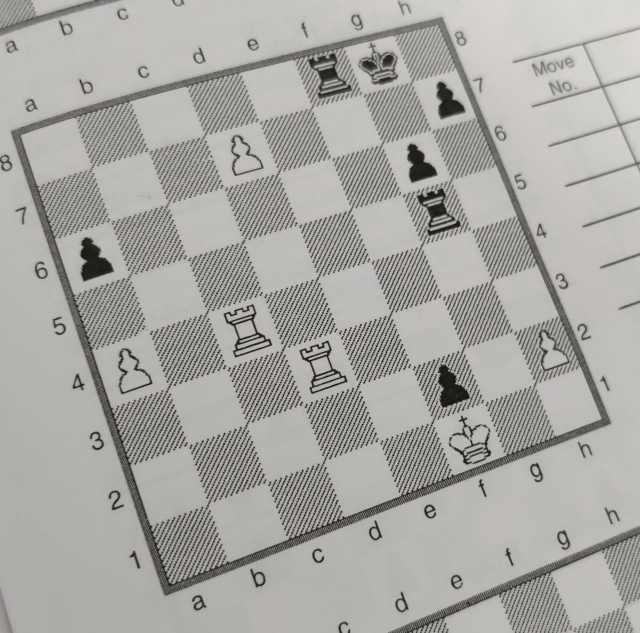
#> input picture TEST/Boards/TestBoard2.jpeg, 1280 x 1265 px, found by its file name (shown at 1/2 size)
$ jupyter execute --allow-errors ExtractChessBoard.ipynb
#> lines starting #> are read from the running program, lines starting #| are printed output that depends on the picture; after the words box and inside, x2 and y2 are one past the last pixel; in counts of white or black regions, pixels touching at a corner belong together
[cell 1]
import cv2
import matplotlib.pyplot as plt
import numpy as np

[cell 2]
def preprocess_image(img,skip_dilate=False):
    img = cv2.GaussianBlur(img.copy(), (15, 15), 0)
    img = cv2.adaptiveThreshold(img, 255, cv2.ADAPTIVE_THRESH_GAUSSIAN_C, cv2.THRESH_BINARY, 11, 2)
    img = cv2.bitwise_not(img, img)
    if not skip_dilate:
        kernel = np.array([[0., 1., 0.], [1., 1., 1.], [0., 1., 0.]],np.uint8)
        img = cv2.dilate(img, kernel, iterations=1)
    return img

[cell 3]
def show_external_contours(img):
    ext_contours, hier = cv2.findContours(img.copy(), cv2.RETR_EXTERNAL, cv2.CHAIN_APPROX_SIMPLE)
    img = cv2.cvtColor(img, cv2.COLOR_GRAY2RGB)
    # Draw all of the contours on the image in 2px red lines
    external_contours = cv2.drawContours(img.copy(), ext_contours, -1, (255, 0, 0), 2)
    plt.imshow(external_contours)
    plt.show()

[cell 4]
import operator

def find_corners_of_largest_polygon(img):
    #Finds the 4 extreme corners of the largest contour in the image.
    contours, h = cv2.findContours(img.copy(), cv2.RETR_EXTERNAL, cv2.CHAIN_APPROX_SIMPLE)  # Find external contours
    contours = sorted(contours, key=cv2.contourArea, reverse=True)  # Sort by area, descending
    polygon = contours[0]  # Largest image
    # Use of `operator.itemgetter` with `max` and `min` allows us to get the index of the point
    # Each point is an array of 1 coordinate, hence the [0] getter, then [0] or [1] used to get x and y respectively.

    # Bottom-right point has the largest (x + y) value
    # Top-left has point smallest (x + y) value
    # Bottom-left point has smallest (x - y) value
    # Top-right point has largest (x - y) value
    bottom_right, _ = max(enumerate([pt[0][0] + pt[0][1] for pt in polygon]), key=operator.itemgetter(1))
    top_left, _ = min(enumerate([pt[0][0] + pt[0][1] for pt in polygon]), key=operator.itemgetter(1))
    bottom_left, _ = min(enumerate([pt[0][0] - pt[0][1] for pt in polygon]), key=operator.itemgetter(1))
    top_right, _ = max(enumerate([pt[0][0] - pt[0][1] for pt in polygon]), key=operator.itemgetter(1))

    # Return an array of all 4 points using the indices
    # Each point is in its own array of one coordinate
    return [polygon[top_left][0], polygon[top_right][0], polygon[bottom_right][0], polygon[bottom_left][0]]

[cell 5]
def display_points(in_img, points, radius=5, colour=(0, 0, 255)):
    """Draws circular points on an image."""
    img = in_img.copy()

    # Dynamically change to a colour image if necessary
    if len(colour) == 3:
        if len(img.shape) == 2:
            img = cv2.cvtColor(img, cv2.COLOR_GRAY2BGR)
        elif img.shape[2] == 1:
            img = cv2.cvtColor(img, cv2.COLOR_GRAY2BGR)

    for point in points:
        img = cv2.circle(img, tuple(int(x) for x in point), radius, colour, -1)
    return img

[cell 6]
def plt_show(img,cmap='gray'):
    plt.imshow(img,cmap=cmap)
    plt.xticks([])
    plt.yticks([])
    plt.show()

#> (a cell that did not finish here is left out)

#> (a cell that did not finish here is left out)

#> (a cell that did not finish here is left out)

#> (a cell that did not finish here is left out)

[cell 11]
def distance_between(p1, p2):
    a = p2[0] - p1[0]
    b = p2[1] - p1[1]
    return np.sqrt((a ** 2) + (b ** 2))

def crop_and_warp(img, points):
    # Rectangle described by top left, top right, bottom right and bottom left points
    top_left, top_right, bottom_right, bottom_left = points[0], points[1], points[2], points[3]

    # Explicitly set the data type to float32 or `getPerspectiveTransform` will throw an error
    src = np.array([top_left, top_right, bottom_right, bottom_left], dtype='float32')

    # Get the longest side in the rectangle
    side = max([
        distance_between(bottom_right, top_right),
        distance_between(top_left, bottom_left),
        distance_between(bottom_right, bottom_left),
        distance_between(top_left, top_right)
    ])
    # Describe a square with side of the calculated length, this is the new perspective we want to warp to
    dst = np.array([[0, 0], [side - 1, 0], [side - 1, side - 1], [0, side - 1]], dtype='float32')

    # Gets the transformation matrix for skewing the image to fit a square by comparing the 4 before and after points
    m = cv2.getPerspectiveTransform(src, dst)

    # Performs the transformation on the original image
    return cv2.warpPerspective(img, m, (int(side), int(side)))

#> (a cell that did not finish here is left out)

[cell 13]
def get_chessboard(filename):
    original_image = cv2.resize(cv2.imread(filename,0),(512,512))
    preprocessed_image = preprocess_image(original_image)
    points = find_corners_of_largest_polygon(preprocessed_image)
    cropped_image = crop_and_warp(original_image,points)
    fig = plt.figure(figsize=(10, 7))
    fig.add_subplot(1, 2, 1)
    plt.imshow(original_image,cmap='gray')
    plt.xticks([])
    plt.yticks([])
#     plt.axis('off')
    plt.title("Original Image")

    fig.add_subplot(1, 2, 2)
    plt.imshow(cropped_image,cmap='gray')
    plt.xticks([])
    plt.yticks([])
#     plt.axis('off')
    plt.title("Extracted ChessBoard")
    plt.show()
    return cropped_image

#> (a cell that did not finish here is left out)


[cell 15]
chessboard1 = get_chessboard('TestBoard2.jpeg')
#> call 2 of get_chessboard, with filename = 'TestBoard2.jpeg'
#> in get_chessboard (call 2), `original_image = cv2.resize(cv2.imread(filename,0),(512,512))`:
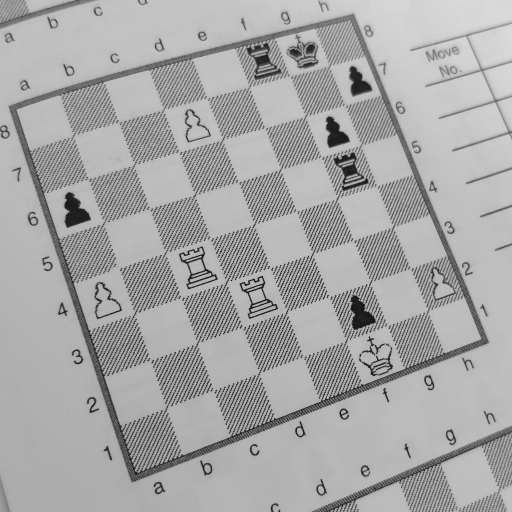
#> original_image: shape (512, 512); min 16, max 218, mean 167.1
#> in preprocess_image, `img = cv2.GaussianBlur(img.copy(), (15, 15), 0)`:
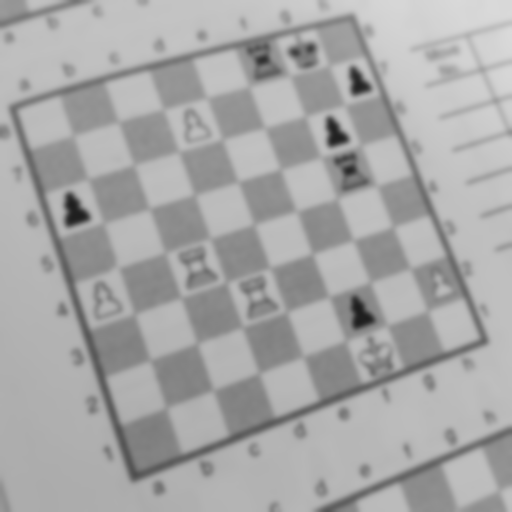
#> img: shape (512, 512); min 29, max 218, mean 167.1
#> in preprocess_image, `img = cv2.adaptiveThreshold(img, 255, cv2.ADAPTIVE_THRESH_GAUSSIAN_C, ..`:
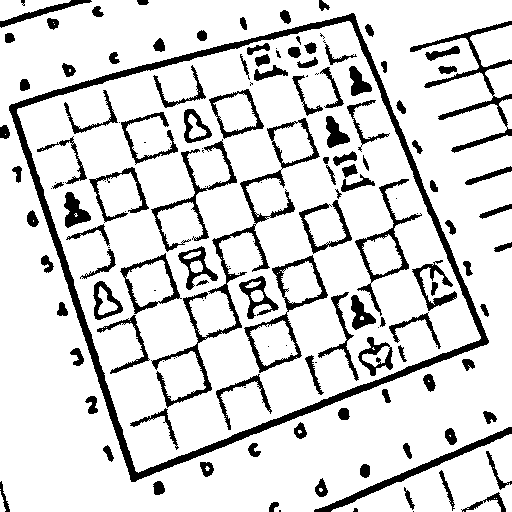
#> img: shape (512, 512); 84.4% white; 152 black regions (41 under 20 px), largest, box (x1, y1, x2, y2) and area: (9, 13, 489, 482) 9448, (151, 118, 320, 408) 3256, (410, 21, 512, 153) 1823
#> in preprocess_image, `img = cv2.dilate(img, kernel, iterations=1)`:
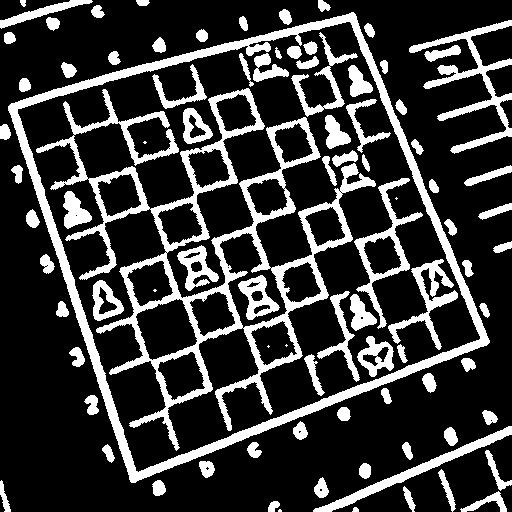
#> img: shape (512, 512); 22.1% white; 90 white regions (6 under 20 px)
#> in find_corners_of_largest_polygon, `contours, h = cv2.findContours(img.copy(), cv2.RETR_EXTERNAL, cv2.CHAI..`: contours = 58 contours, 2 with area under 20; largest, box (x1, y1, x2, y2) and area: (8, 12, 490, 483) 140624, (409, 20, 512, 154) 2350, (313, 426, 512, 512) 1574, (0, 0, 93, 29) 582, (464, 165, 512, 186) 288; h = 58 rows, first 6: [1, -1, -1, -1], [2, 0, -1, -1], [3, 1, -1, -1], [4, 2, -1, -1], [5, 3, -1, -1], [6, 4, -1, -1]
#> in find_corners_of_largest_polygon, `polygon = contours[0]`: polygon = contour of 954 points, box (x1, y1, x2, y2) (8, 12, 490, 483), area 140624
#> in find_corners_of_largest_polygon, `bottom_right, _ = max(enumerate([pt[0][0] + pt[0][1] for pt in polygon..`: bottom_right = 700
#> in find_corners_of_largest_polygon, `top_left, _ = min(enumerate([pt[0][0] + pt[0][1] for pt in polygon]), ..`: top_left = 184
#> in find_corners_of_largest_polygon, `bottom_left, _ = min(enumerate([pt[0][0] - pt[0][1] for pt in polygon]..`: bottom_left = 430
#> in find_corners_of_largest_polygon, `top_right, _ = max(enumerate([pt[0][0] - pt[0][1] for pt in polygon]),..`: top_right = 952
#> in get_chessboard (call 2), `points = find_corners_of_largest_polygon(preprocessed_image)`: points = [[11, 103], [355, 14], [486, 345], [130, 481]]
#> in crop_and_warp, `top_left, top_right, bottom_right, bottom_left = points[0], points[1],..`: top_left = [11, 103]; top_right = [355, 14]; bottom_right = [486, 345]; bottom_left = [130, 481]
#> in crop_and_warp, `src = np.array([top_left, top_right, bottom_right, bottom_left], dtype..`: src = [[11, 103], [355, 14], [486, 345], [130, 481]]
#> in distance_between, `a = p2[0] - p1[0]`: a = -131
#> in distance_between, `b = p2[1] - p1[1]`: b = -331
#> in crop_and_warp, `side = max([ distance_between(bottom_right, top_right), distance_betwe..`: side = 396.3
#> in crop_and_warp, `dst = np.array([[0, 0], [side - 1, 0], [side - 1, side - 1], [0, side ..`: dst = [[0, 0], [395.3, 0], [395.3, 395.3], [0, 395.3]]
#> in crop_and_warp, `m = cv2.getPerspectiveTransform(src, dst)`: m = [[0.982, -0.309, 21.05], [0.278, 1.07, -113.6], [-0.000224, 0.00029, 1]]
#> in crop_and_warp, `return cv2.warpPerspective(img, m, (int(side), int(side)))`:
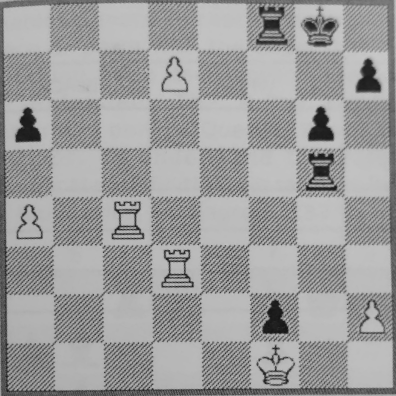
#> returned value: shape (396, 396); min 21, max 201, mean 155.7

#> (a cell that did not finish here is left out)


[cell 17]
def split_cells(img):
    squares = []
#> squares = []
    side = img.shape[:1][0]/8
#> side = 49.5
    for i in range(8):
        for j in range(8):
            p1 = (i * side, j * side)  # Top left corner of a bounding box
            p2 = ((i + 1) * side, (j + 1) * side)  # Bottom right corner of bounding box
            squares.append((p1, p2))
#> after the loop, squares = 64 items
    return squares

[cell 18]
def display_rects(in_img, rects, colour=255):
    """Displays rectangles on the image."""
#> called with colour = 255
    img = in_img.copy()
    for rect in rects:
        img = cv2.rectangle(img, tuple(int(x) for x in rect[0]), tuple(int(x) for x in rect[1]), colour)
#> this loop made 64 passes
#> rect on passes 1 to 12: ((0, 0), (49.5, 49.5)), ((0, 49.5), (49.5, 99)), ((0, 99), (49.5, 148.5)), ((0, 148.5), (49.5, 198)), ((0, 198), (49.5, 247.5)), ((0, 247.5), (49.5, 297)), ((0, 297), (49.5, 346.5)), ((0, 346.5), (49.5, 396)), ((49.5, 0), (99, 49.5)), ((49.5, 49.5), (99, 99)), ((49.5, 99), (99, 148.5)), ((49.5, 148.5), (99, 198))
#> pass 1, in display_rects, `img = cv2.rectangle(img, tuple(int(x) for x in rect[0]), tuple(int(x) ..`:
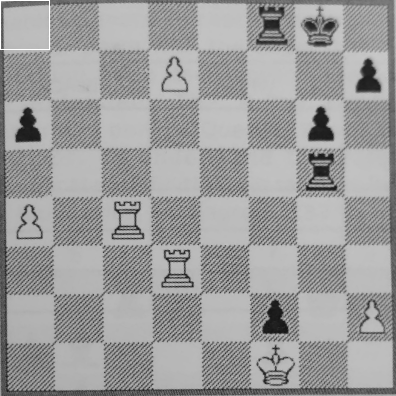
#> img: shape (396, 396); 0.12% of pixels changed, all inside (x1, y1, x2, y2) = (0, 0, 50, 50)
#> pass 2, in display_rects, `img = cv2.rectangle(img, tuple(int(x) for x in rect[0]), tuple(int(x) ..`:
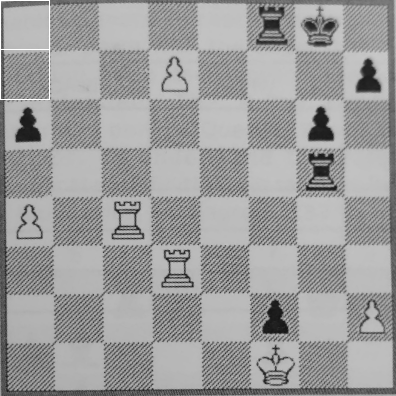
#> img: shape (396, 396); 0.09% of pixels changed, all inside (x1, y1, x2, y2) = (0, 50, 50, 100)
#> pass 3, in display_rects, `img = cv2.rectangle(img, tuple(int(x) for x in rect[0]), tuple(int(x) ..`:
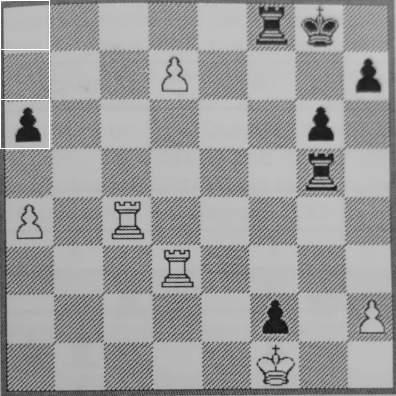
#> img: shape (396, 396); 0.09% of pixels changed, all inside (x1, y1, x2, y2) = (0, 100, 50, 149)
#> after the loop:
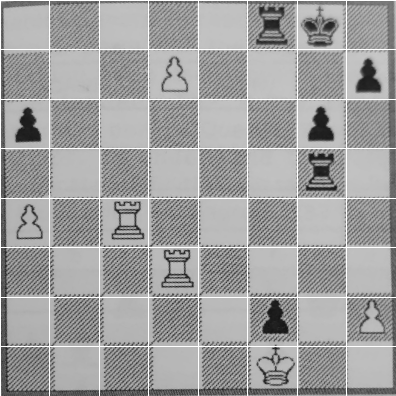
#> img: shape (396, 396); 3.69% of pixels changed, all inside (x1, y1, x2, y2) = (0, 0, 396, 396)
    plt_show(img)

$ run again, with TEST/Boards/TestBoard5.jpeg copied over TEST/Boards/TestBoard2.jpeg
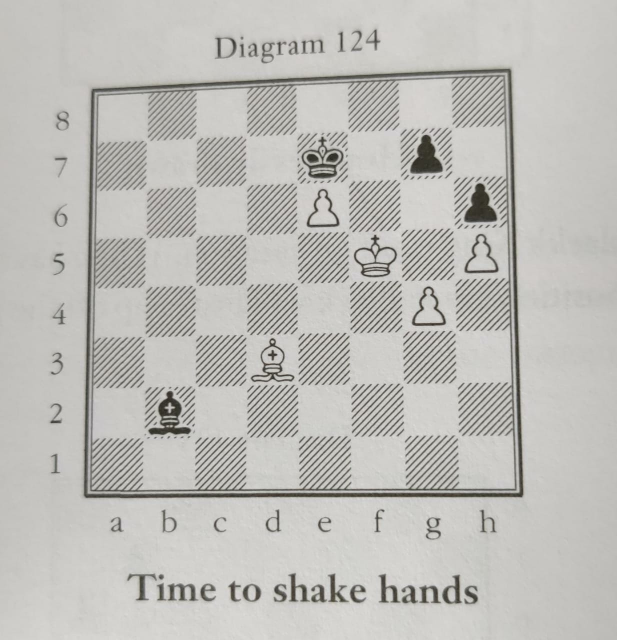
#> input picture TEST/Boards/TestBoard5.jpeg, 1234 x 1280 px, found by its file name (shown at 1/2 size)
#> in preprocess_image, `img = cv2.dilate(img, kernel, iterations=1)`:
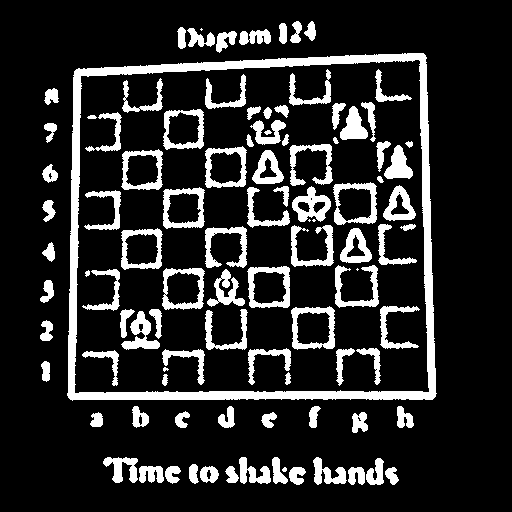
#> img: shape (512, 512); 16.2% white; 101 white regions (6 under 20 px)
#> contours = 39 contours, 2 with area under 20; largest, box (x1, y1, x2, y2) and area: (67, 53, 437, 401) 121724, (103, 457, 138, 483) 420, (313, 457, 347, 485) 406, (239, 457, 271, 484) 390, (239, 29, 271, 45) 286; h = 39 rows, first 6: [1, -1, -1, -1], [2, 0, -1, -1], [3, 1, -1, -1], [4, 2, -1, -1], [5, 3, -1, -1], [6, 4, -1, -1]
#> polygon = contour of 281 points, box (x1, y1, x2, y2) (67, 53, 437, 401), area 121724
#> in find_corners_of_largest_polygon, `bottom_right, _ = max(enumerate([pt[0][0] + pt[0][1] for pt in polygon..`: bottom_right = 218
#> in find_corners_of_largest_polygon, `top_left, _ = min(enumerate([pt[0][0] + pt[0][1] for pt in polygon]), ..`: top_left = 86
#> in find_corners_of_largest_polygon, `bottom_left, _ = min(enumerate([pt[0][0] - pt[0][1] for pt in polygon]..`: bottom_left = 126
#> in find_corners_of_largest_polygon, `top_right, _ = max(enumerate([pt[0][0] - pt[0][1] for pt in polygon]),..`: top_right = 274
#> points = [[76, 69], [425, 55], [432, 399], [68, 397]]
#> in crop_and_warp, `top_left, top_right, bottom_right, bottom_left = points[0], points[1],..`: top_left = [76, 69]; top_right = [425, 55]; bottom_right = [432, 399]; bottom_left = [68, 397]
#> src = [[76, 69], [425, 55], [432, 399], [68, 397]]
#> a = -7
#> b = -344
#> in crop_and_warp, `side = max([ distance_between(bottom_right, top_right), distance_betwe..`: side = 364
#> dst = [[0, 0], [363, 0], [363, 363], [0, 363]]
#> m = [[1.11, 0.0272, -86.54], [0.0473, 1.18, -84.87], [0.000147, 0.000134, 1]]
#> in split_cells, `squares = []`: squares = []
#> after the loop in split_cells, `for i in range(8):`: squares = 64 items
#> the loop in display_rects, `for rect in rects:` made 64 passes
#> rect on passes 1 to 8: ((0, 0), (45.5, 45.5)), ((0, 45.5), (45.5, 91)), ((0, 91), (45.5, 136.5)), ((0, 136.5), (45.5, 182)), ((0, 182), (45.5, 227.5)), ((0, 227.5), (45.5, 273)), ((0, 273), (45.5, 318.5)), ((0, 318.5), (45.5, 364))
#> after the loop in display_rects, `for rect in rects:`:
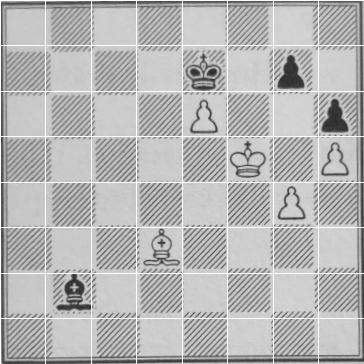
#> img: shape (364, 364); min 44, max 255, mean 181.7

$ run again, with TEST/Boards/TestBoard6.jpeg copied over TEST/Boards/TestBoard2.jpeg
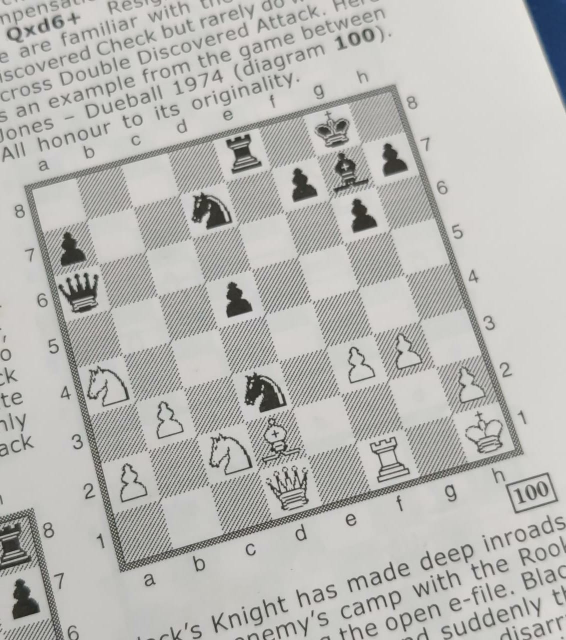
#> input picture TEST/Boards/TestBoard6.jpeg, 1132 x 1280 px, found by its file name (shown at 1/2 size)
#> in preprocess_image, `img = cv2.dilate(img, kernel, iterations=1)`:
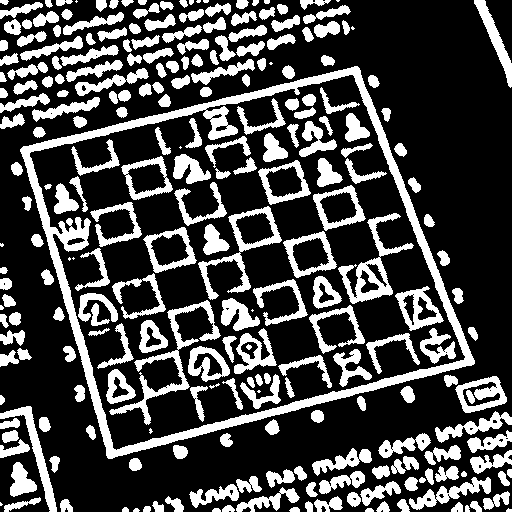
#> img: shape (512, 512); 28.3% white; 253 white regions (16 under 20 px)
#> contours = 183 contours, 14 with area under 20; largest, box (x1, y1, x2, y2) and area: (20, 66, 475, 459) 115600, (455, 376, 507, 413) 1244, (0, 406, 57, 512) 934, (409, 477, 491, 510) 800, (474, 0, 512, 88) 746; h = 183 rows, first 6: [1, -1, -1, -1], [2, 0, -1, -1], [3, 1, -1, -1], [4, 2, -1, -1], [5, 3, -1, -1], [6, 4, -1, -1]
#> polygon = contour of 762 points, box (x1, y1, x2, y2) (20, 66, 475, 459), area 115600
#> in find_corners_of_largest_polygon, `bottom_right, _ = max(enumerate([pt[0][0] + pt[0][1] for pt in polygon..`: bottom_right = 530
#> in find_corners_of_largest_polygon, `top_left, _ = min(enumerate([pt[0][0] + pt[0][1] for pt in polygon]), ..`: top_left = 160
#> in find_corners_of_largest_polygon, `bottom_left, _ = min(enumerate([pt[0][0] - pt[0][1] for pt in polygon]..`: bottom_left = 340
#> in find_corners_of_largest_polygon, `top_right, _ = max(enumerate([pt[0][0] - pt[0][1] for pt in polygon]),..`: top_right = 760
#> points = [[23, 146], [359, 68], [473, 364], [107, 457]]
#> in crop_and_warp, `top_left, top_right, bottom_right, bottom_left = points[0], points[1],..`: top_left = [23, 146]; top_right = [359, 68]; bottom_right = [473, 364]; bottom_left = [107, 457]
#> src = [[23, 146], [359, 68], [473, 364], [107, 457]]
#> a = -114
#> b = -296
#> in crop_and_warp, `side = max([ distance_between(bottom_right, top_right), distance_betwe..`: side = 377.6
#> dst = [[0, 0], [376.6, 0], [376.6, 376.6], [0, 376.6]]
#> m = [[1.08, -0.292, 17.76], [0.304, 1.31, -198.4], [6.8e-06, 0.000328, 1]]
#> in split_cells, `squares = []`: squares = []
#> after the loop in split_cells, `for i in range(8):`: squares = 64 items
#> the loop in display_rects, `for rect in rects:` made 64 passes
#> rect on passes 1 to 8: ((0, 0), (47.12, 47.12)), ((0, 47.12), (47.12, 94.25)), ((0, 94.25), (47.12, 141.4)), ((0, 141.4), (47.12, 188.5)), ((0, 188.5), (47.12, 235.6)), ((0, 235.6), (47.12, 282.8)), ((0, 282.8), (47.12, 329.9)), ((0, 329.9), (47.12, 377))
#> after the loop in display_rects, `for rect in rects:`:
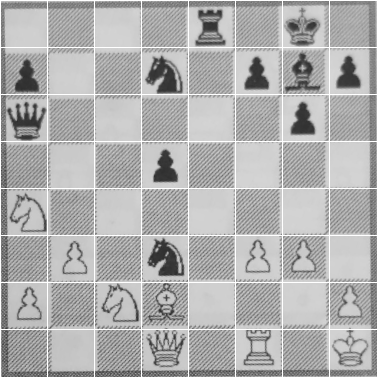
#> img: shape (377, 377); min 43, max 255, mean 175.2
